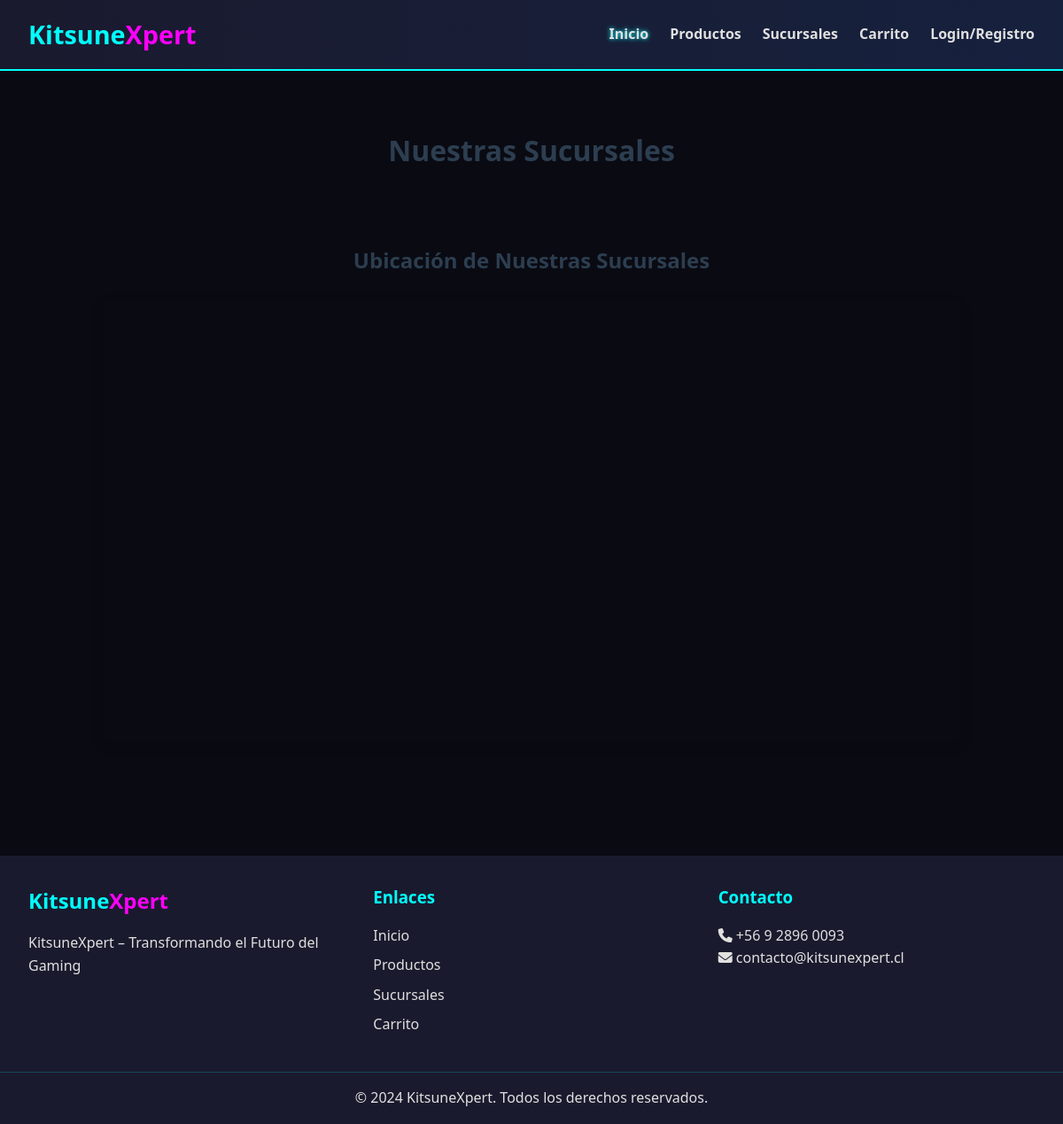
Page /sucursales/ on the earlier database version.
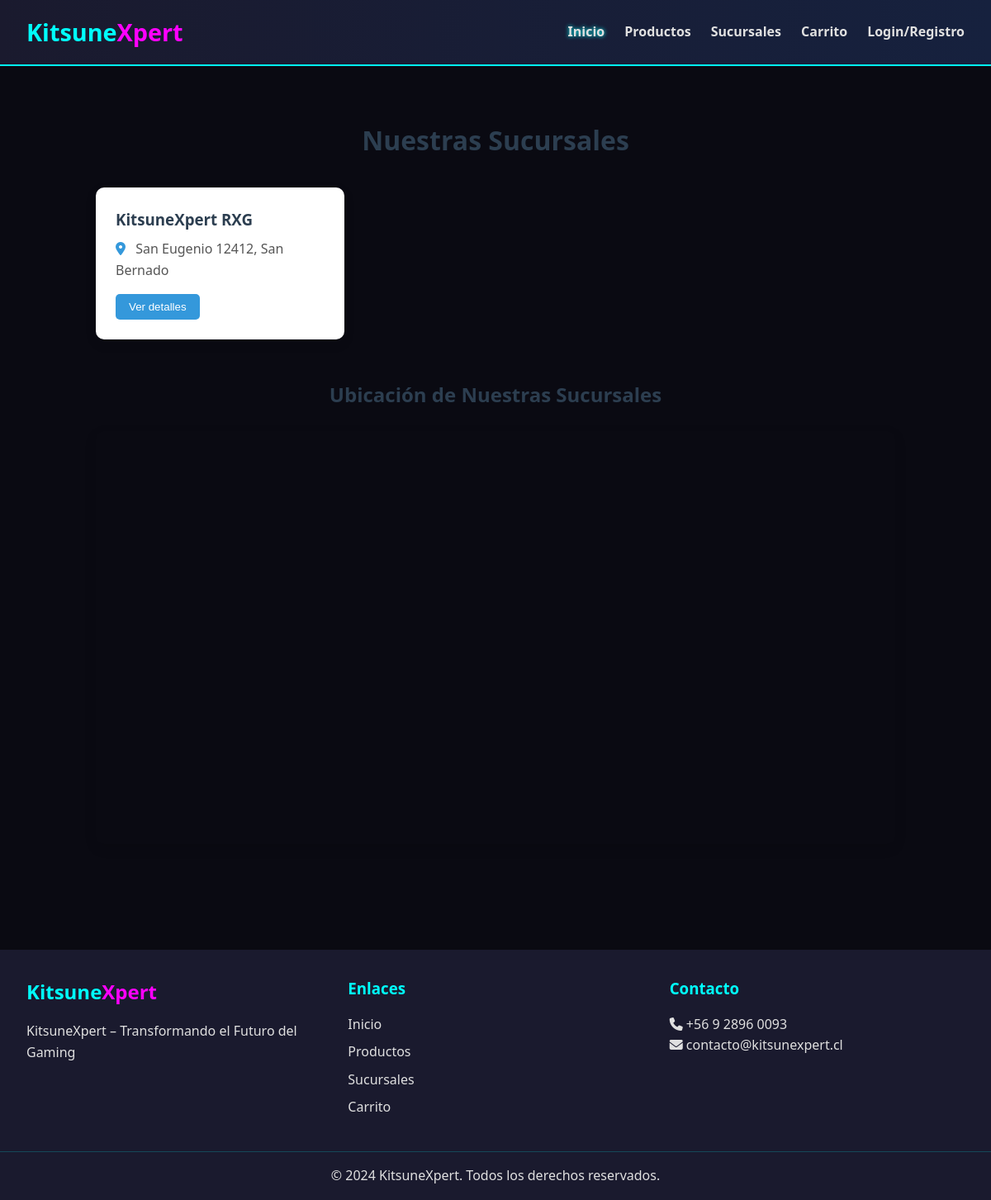
Same page on the later database version.
### tienda/models.py (models this page shows, shortened)
class Sucursal(models.Model):
    nombre = models.CharField(max_length=100)
    direccion = models.CharField(max_length=200)
    comuna = models.CharField(max_length=50)
    telefono = models.CharField(max_length=20)
    email = models.EmailField(blank=True, null=True)  # Campo modificado para ser opcional
    horario = models.CharField(max_length=100)
    imagen = models.ImageField(upload_to='sucursales/', blank=True, null=True)  # Opcional
    latitud = models.FloatField()
    longitud = models.FloatField()
    imagen = models.ImageField(
        upload_to='sucursales/',
        blank=True,  # Permite que el campo esté vacío en formularios
        null=True,   # Permite NULL en la base de datos
        help_text="Imagen de la sucursal (opcional)"
    )

### tienda/views.py (the view)
# urls.py: path('sucursales/', views.sucursales, name='sucursales'),  # ¡Añade esta línea!
def sucursales(request):
    return render(request, 'tienda/sucursales.html', {  # Nota el 'tienda/'
        'sucursales': Sucursal.objects.all().order_by('comuna')
    })

### tienda/templates/tienda/sucursales.html (shortened to what this page needs)
{% extends 'tienda/base.html' %}
{% load static %}
{% block content %}
<div class="sucursales-container">
    <h1 class="main-title">Nuestras Sucursales</h1>
    <div class="sucursales-grid">
        {% for sucursal in sucursales %}
        <div class="sucursal-card">
            <div class="sucursal-info">
                <h3>{{ sucursal.nombre }}</h3>
                <p class="location"><i class="fas fa-map-marker-alt"></i> {{ sucursal.direccion }}, {{ sucursal.comuna }}</p>
                <button class="toggle-btn" onclick="toggleDetails({{ sucursal.id }})">
                    <span class="show-text">Ver detalles</span>
                </button>
            </div>
        </div>
        {% endfor %}
    </div>
    <h2 class="map-title">Ubicación de Nuestras Sucursales</h2>
    <div id="map"></div>
</div>
{% endblock %}

### tienda/templates/tienda/base.html (shortened to what this page needs)
<!DOCTYPE html>
{% load static %}
{% load humanize %}
<html lang="es">
<head>
    <link rel="stylesheet" href="{% static 'tienda/css/styles.css' %}">
    <link rel="stylesheet" href="https://cdnjs.cloudflare.com/ajax/libs/font-awesome/6.4.0/css/all.min.css">
    <link rel="stylesheet" href="https://cdnjs.cloudflare.com/ajax/libs/font-awesome/6.4.0/css/all.min.css">
</head>
<body>
    <header class="navbar">
        <div class="logo">
            <h1>Kitsune<span>Xpert</span></h1>
        </div>
        <nav class="menu" id="menu">
            <ul>
                <li><a href="{% url 'index' %}" class="active">Inicio</a></li>
                <li><a href="{% url 'productos' %}">Productos</a></li>
                <li><a href="{% url 'sucursales' %}">Sucursales</a></li>
                <li><a href="{% url 'carrito' %}">Carrito</a></li>
                <li><a href="{% url 'login' %}">Login/Registro</a></li>
            </ul>
        </nav>
    </header>
    {% block content %}{% endblock %}
    <footer>
        <div class="footer-content">
            <div class="footer-logo">
                <h2>Kitsune<span>Xpert</span></h2>
                <p>KitsuneXpert – Transformando el Futuro del Gaming</p>
            </div>
            <div class="footer-links">
                <h3>Enlaces</h3>
                <ul>
                    <li><a href="{% url 'index' %}">Inicio</a></li>
                    <li><a href="{% url 'productos' %}">Productos</a></li>
                    <li><a href="{% url 'sucursales' %}">Sucursales</a></li>
                    <li><a href="{% url 'carrito' %}">Carrito</a></li>
                </ul>
            </div>
            <div class="footer-contact">
                <h3>Contacto</h3>
                <p><i class="fas fa-phone"></i> +56 9 2896 0093</p>
                <p><i class="fas fa-envelope"></i> contacto@kitsunexpert.cl</p>
            </div>
        </div>
        <div class="footer-bottom">
            <p>&copy; 2024 KitsuneXpert. Todos los derechos reservados.</p>
        </div>
    </footer>
</body>
</html>

### static/tienda/css/styles.css (style rules this page uses)
:root { --primary: #00fffc; --secondary: #ff00ff; --dark: #0a0a12; --dark-blue: #1a1a2e; --light: #e0e0e0; }
* { margin: 0; padding: 0; box-sizing: border-box; }
body { font-family: 'Segoe UI', sans-serif; background: var(--dark); color: var(--light); line-height: 1.6; }
.navbar { background: linear-gradient(90deg, var(--dark-blue), #16213e); padding: 1rem 2rem; display: flex; justify-content: space-between; align-items: center; border-bottom: 2px solid var(--primary); }
.logo h1 { color: var(--primary); font-size: 1.8rem; }
.logo span { color: var(--secondary); }
.menu ul { display: flex; list-style: none; gap: 1.5rem; }
.menu a { color: var(--light); text-decoration: none; font-weight: bold; transition: color 0.3s; }
.menu a:hover, .active { color: var(--primary); text-shadow: 0 0 5px var(--primary); }
footer { background: var(--dark-blue); padding: 2rem 0 0; margin-top: 4rem; }
.footer-content { max-width: 1200px; margin: 0 auto; display: grid; grid-template-columns: repeat(auto-fit, minmax(250px, 1fr)); gap: 2rem; padding: 0 2rem; }
.footer-logo h2 { color: var(--primary); margin-bottom: 1rem; }
.footer-logo span { color: var(--secondary); }
.footer-links h3, .footer-contact h3 { color: var(--primary); margin-bottom: 1rem; }
.footer-links ul { list-style: none; }
.footer-links li { margin-bottom: 0.5rem; }
.footer-links a { color: var(--light); text-decoration: none; transition: color 0.3s; }
.footer-bottom { text-align: center; padding: 1rem; margin-top: 2rem; border-top: 1px solid rgba(0, 255, 252, 0.2); }
.sucursales-container { padding: 2rem; max-width: 1200px; margin: 0 auto; }
.main-title, .map-title { text-align: center; margin: 2rem 0; color: #2c3e50; }
.sucursales-grid { display: grid; grid-template-columns: repeat(auto-fill, minmax(300px, 1fr)); gap: 2rem; margin-bottom: 3rem; }
.sucursal-card { background: white; border-radius: 10px; overflow: hidden; box-shadow: 0 5px 15px rgba(0,0,0,0.1); transition: transform 0.3s ease, box-shadow 0.3s ease; }
.sucursal-info { padding: 1.5rem; }
.sucursal-info h3 { margin-top: 0; color: #2c3e50; }
.sucursal-info p { margin: 0.5rem 0; color: #555; }
.sucursal-info i { margin-right: 0.5rem; color: #3498db; }
.toggle-btn { background: #3498db; color: white; border: none; padding: 0.5rem 1rem; border-radius: 5px; cursor: pointer; margin-top: 1rem; transition: background 0.3s; display: flex; align-items: center; gap: 0.5rem; }
#map { height: 500px; width: 100%; border-radius: 10px; box-shadow: 0 5px 15px rgba(0,0,0,0.1); margin-bottom: 2rem; }
.sucursales-container { max-width: 1000px; margin: 0 auto; padding: 2rem 1rem; }
.sucursal-card { background: white; border-radius: 10px; box-shadow: 0 5px 15px rgba(0,0,0,0.08); overflow: hidden; transition: transform 0.3s ease, box-shadow 0.3s ease; }
.map-title { text-align: center; color: #2c3e50; margin-bottom: 1.5rem; }

Differences in the rows shown:
added Sucursal: nombre "KitsuneXpert RXG", direccion "San Eugenio 12412", comuna "San Bernado"
